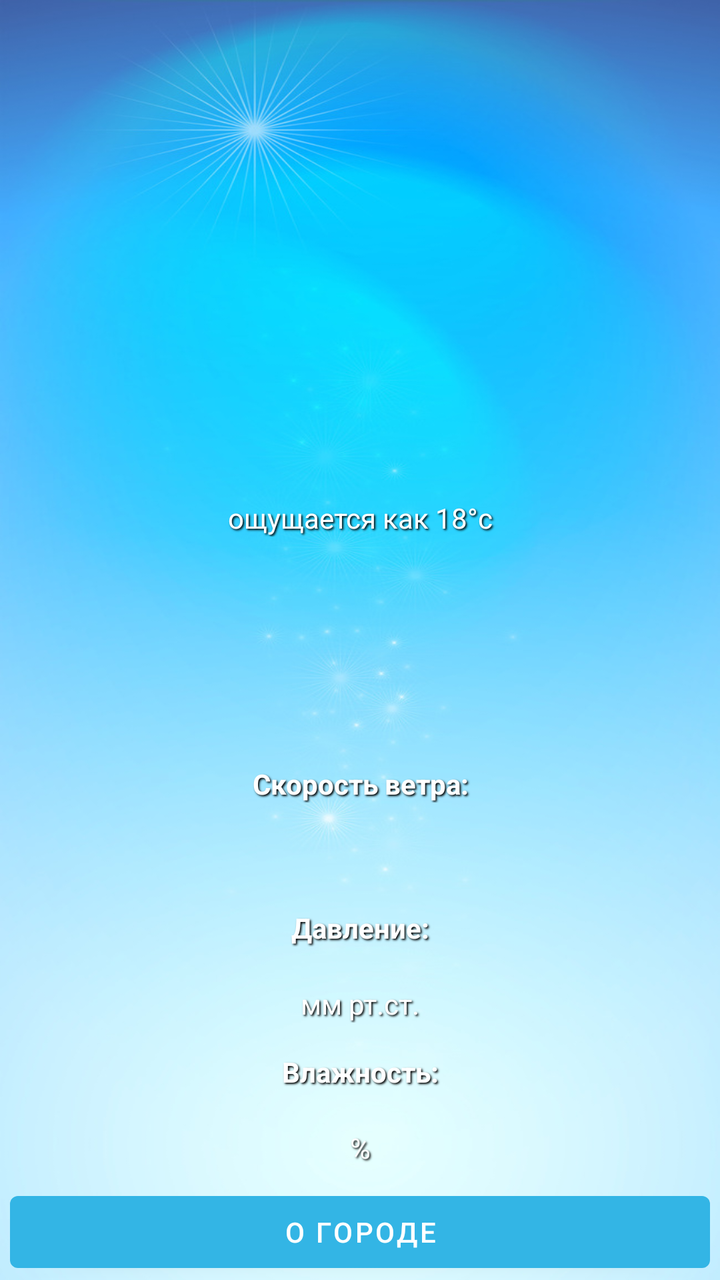
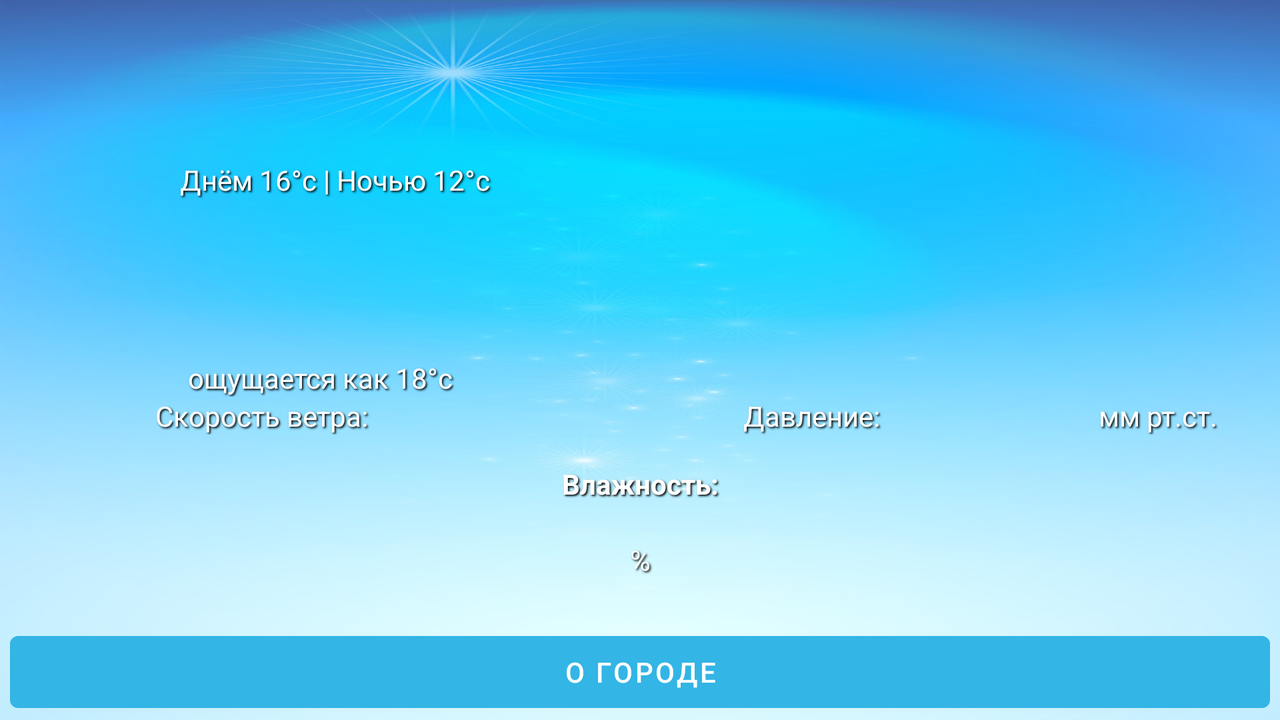

The same Android screen from two of the app's own layout files: first res/layout/ as a phone draws it, then the repository's variant for another configuration, drawn on a device whose configuration selects that folder. Both files follow.
<!-- AndroidManifest.xml: application theme AppTheme -->
<!-- res/layout/fragment_weather.xml -->
<?xml version="1.0" encoding="utf-8"?>
<androidx.constraintlayout.widget.ConstraintLayout android:layout_width="match_parent"
    android:layout_height="match_parent"
    xmlns:tools="http://schemas.android.com/tools"
    xmlns:app="http://schemas.android.com/apk/res-auto"
    tools:context=".MainActivity"
    android:background="@drawable/background"
    xmlns:android="http://schemas.android.com/apk/res/android">

        <TextView
            android:id="@+id/city"
            android:layout_width="match_parent"
            android:layout_height="wrap_content"
            android:textAlignment="center"
            android:textSize="35sp"
            android:textStyle="bold"
            android:textColor="@android:color/white"
            android:layout_marginTop="55dp"
            android:shadowColor="@android:color/black"
            android:shadowRadius="2"
            android:shadowDx="2"
            android:shadowDy="2"
            app:layout_constraintTop_toTopOf="parent"/>

        <TextView
            android:id="@+id/date"
            android:layout_width="match_parent"
            android:layout_height="wrap_content"
            android:textSize="25sp"
            android:textAlignment="center"
            android:textColor="@android:color/white"
            android:shadowColor="@android:color/black"
            android:shadowRadius="2"
            android:shadowDx="2"
            android:shadowDy="2"
            app:layout_constraintTop_toBottomOf="@id/city"/>

            <LinearLayout
                android:id="@+id/layout1"
                app:layout_constraintTop_toBottomOf="@id/date"
                android:layout_marginTop="15dp"
                android:layout_width="match_parent"
                android:layout_height="wrap_content"
                android:orientation="vertical">

                <TextView
                    android:id="@+id/willBe"
                    android:layout_width="match_parent"
                    android:layout_height="wrap_content"
                    android:textAlignment="center"
                    android:textColor="@android:color/white"
                    android:shadowColor="@android:color/black"
                    android:shadowRadius="2"
                    android:shadowDx="2"
                    android:shadowDy="2"/>

                <TextView
                    android:id="@+id/temperature"
                    android:layout_width="match_parent"
                    android:layout_height="wrap_content"
                    android:textSize="60sp"
                    android:textStyle="bold"
                    android:textColor="@android:color/white"
                    android:textAlignment="center"
                    android:shadowColor="@android:color/black"
                    android:shadowRadius="2"
                    android:shadowDx="2"
                    android:shadowDy="2"/>

                <TextView
                    android:layout_width="match_parent"
                    android:layout_height="wrap_content"
                    android:text="@string/feel_temp"
                    android:textColor="@android:color/white"
                    android:textAlignment="center"
                    android:shadowColor="@android:color/black"
                    android:shadowRadius="2"
                    android:shadowDx="2"
                    android:shadowDy="2"/>
            </LinearLayout>


            <LinearLayout
                android:id="@+id/layout2"
                app:layout_constraintTop_toBottomOf="@id/layout1"
                android:layout_width="match_parent"
                android:layout_height="wrap_content"
                android:orientation="vertical">

                <ImageView
                    android:id="@+id/weather_image"
                    android:layout_width="match_parent"
                    android:layout_height="80dp" />

                <TextView
                    android:id="@+id/weather_type"
                    android:layout_width="match_parent"
                    android:layout_height="wrap_content"
                    android:textColor="@android:color/white"
                    android:textAlignment="center"
                    android:shadowColor="@android:color/black"
                    android:shadowRadius="2"
                    android:shadowDx="2"
                    android:shadowDy="2"/>
            </LinearLayout>



        <LinearLayout
            app:layout_constraintTop_toBottomOf="@id/layout2"
            android:id="@+id/layout3"
            android:layout_marginTop="15dp"
            android:layout_width="match_parent"
            android:layout_height="wrap_content"
            android:orientation="vertical">

            <TextView
                android:layout_width="match_parent"
                android:layout_height="wrap_content"
                android:text="Скорость ветра:"
                android:textColor="@android:color/white"
                android:textAlignment="center"
                android:shadowColor="@android:color/black"
                android:shadowRadius="2"
                android:shadowDx="2"
                android:shadowDy="2"
                android:textStyle="bold"/>

            <TextView
                android:id="@+id/windSpeed_value"
                android:layout_width="match_parent"
                android:layout_height="wrap_content"
                android:textColor="@android:color/white"
                android:textAlignment="center"
                android:shadowColor="@android:color/black"
                android:shadowRadius="2"
                android:shadowDx="2"
                android:shadowDy="2"/>

            <TextView
                android:id="@+id/windSpeed_units"
                android:layout_width="match_parent"
                android:layout_height="wrap_content"
                android:textColor="@android:color/white"
                android:textAlignment="center"
                android:shadowColor="@android:color/black"
                android:shadowRadius="2"
                android:shadowDx="2"
                android:shadowDy="2"/>

        </LinearLayout>

    <LinearLayout
        android:id="@+id/layout4"
        android:layout_marginTop="15dp"
        android:layout_width="match_parent"
        android:layout_height="wrap_content"
        android:orientation="vertical"
        app:layout_constraintTop_toBottomOf="@id/layout3">

            <TextView
                android:layout_width="match_parent"
                android:layout_height="wrap_content"
                android:text="Давление:"
                android:textColor="@android:color/white"
                android:textAlignment="center"
                android:shadowColor="@android:color/black"
                android:shadowRadius="2"
                android:shadowDx="2"
                android:shadowDy="2"
                android:textStyle="bold"/>

            <TextView
                android:id="@+id/pressure_value"
                android:layout_width="match_parent"
                android:layout_height="wrap_content"
                android:textColor="@android:color/white"
                android:textAlignment="center"
                android:shadowColor="@android:color/black"
                android:shadowRadius="2"
                android:shadowDx="2"
                android:shadowDy="2"/>

            <TextView
                android:layout_width="match_parent"
                android:layout_height="wrap_content"
                android:text="мм рт.ст."
                android:textColor="@android:color/white"
                android:textAlignment="center"
                android:shadowColor="@android:color/black"
                android:shadowRadius="2"
                android:shadowDx="2"
                android:shadowDy="2"/>
    </LinearLayout>

    <LinearLayout
        android:id="@+id/layout5"
        android:layout_marginTop="15dp"
        android:layout_width="match_parent"
        android:layout_height="wrap_content"
        android:orientation="vertical"
        app:layout_constraintTop_toBottomOf="@id/layout4">

        <TextView
            android:layout_width="match_parent"
            android:layout_height="wrap_content"
            android:text="Влажность:"
            android:textColor="@android:color/white"
            android:textAlignment="center"
            android:shadowColor="@android:color/black"
            android:shadowRadius="2"
            android:shadowDx="2"
            android:shadowDy="2"
            android:textStyle="bold"/>

        <TextView
            android:id="@+id/humidity_value"
            android:layout_width="match_parent"
            android:layout_height="wrap_content"
            android:textColor="@android:color/white"
            android:textAlignment="center"
            android:shadowColor="@android:color/black"
            android:shadowRadius="2"
            android:shadowDx="2"
            android:shadowDy="2"/>

        <TextView
            android:layout_width="match_parent"
            android:layout_height="wrap_content"
            android:text="%"
            android:textColor="@android:color/white"
            android:textAlignment="center"
            android:shadowColor="@android:color/black"
            android:shadowRadius="2"
            android:shadowDx="2"
            android:shadowDy="2"/>
    </LinearLayout>

            <com.google.android.material.button.MaterialButton
                android:id="@+id/info"
                android:layout_width="match_parent"
                android:layout_height="wrap_content"
                android:text="@string/info"
                android:layout_marginStart="5dp"
                android:layout_marginEnd="5dp"
                app:layout_constraintBottom_toBottomOf="parent"/>
    </androidx.constraintlayout.widget.ConstraintLayout>
<!-- resources referenced by this layout -->
<resources>
  <!-- drawable background: jpg bitmap (drawable, 91372 bytes) -->
  <string name="feel_temp">ощущается как 18°с</string>
  <string name="info">О городе</string>
  <style name="AppTheme" parent="Theme.MaterialComponents.Light.NoActionBar">
          
          <item name="colorPrimary">@android:color/holo_blue_light</item>
          <item name="colorPrimaryDark">@android:color/holo_blue_dark</item>
          <item name="colorAccent">@android:color/holo_blue_light</item>
      </style>
</resources>
<!-- res/layout-land/fragment_weather.xml (the repository's variant of the layout above) -->
<!-- drawn on the phone turned sideways -->
<?xml version="1.0" encoding="utf-8"?>
<androidx.constraintlayout.widget.ConstraintLayout android:layout_width="match_parent"
    android:layout_height="match_parent"
    xmlns:tools="http://schemas.android.com/tools"
    xmlns:app="http://schemas.android.com/apk/res-auto"
    tools:context=".MainActivity"
    android:background="@drawable/background"
    xmlns:android="http://schemas.android.com/apk/res/android">

        <TextView
            android:id="@+id/city"
            android:layout_width="match_parent"
            android:layout_height="wrap_content"
            android:textSize="35sp"
            android:textStyle="bold"
            android:textColor="@android:color/white"
            android:shadowColor="@android:color/black"
            android:shadowRadius="2"
            android:shadowDx="2"
            android:shadowDy="2"
            android:textAlignment="center"
            app:layout_constraintTop_toTopOf="parent"/>

        <TextView
            android:id="@+id/date"
            android:layout_width="match_parent"
            android:layout_height="wrap_content"
            android:textSize="25sp"
            android:textColor="@android:color/white"
            android:shadowColor="@android:color/black"
            android:shadowRadius="2"
            android:shadowDx="2"
            android:shadowDy="2"
            android:textAlignment="center"
            app:layout_constraintTop_toBottomOf="@id/city"/>

        <LinearLayout
            android:id="@+id/layout1"
            app:layout_constraintTop_toBottomOf="@id/date"
            android:layout_width="match_parent"
            android:layout_height="wrap_content"
            android:orientation="horizontal"
            android:baselineAligned="false">

            <LinearLayout
                android:layout_width="match_parent"
                android:layout_height="wrap_content"
                android:orientation="vertical"
                android:layout_weight="1">

                <TextView
                    android:id="@+id/willBe"
                    android:layout_width="match_parent"
                    android:layout_height="wrap_content"
                    android:text="@string/day_night"
                    android:textAlignment="center"
                    android:textColor="@android:color/white"
                    android:layout_marginStart="15dp"
                    android:shadowColor="@android:color/black"
                    android:shadowRadius="2"
                    android:shadowDx="2"
                    android:shadowDy="2"/>

                <TextView
                    android:id="@+id/temperature"
                    android:layout_width="match_parent"
                    android:layout_height="80dp"
                    android:textStyle="bold"
                    android:textSize="60sp"
                    android:textColor="@android:color/white"
                    android:textAlignment="center"
                    android:shadowColor="@android:color/black"
                    android:shadowRadius="2"
                    android:shadowDx="2"
                    android:shadowDy="2"/>

                <TextView
                    android:layout_width="match_parent"
                    android:layout_height="wrap_content"
                    android:text="@string/feel_temp"
                    android:textColor="@android:color/white"
                    android:textAlignment="center"
                    android:shadowColor="@android:color/black"
                    android:shadowRadius="2"
                    android:shadowDx="2"
                    android:shadowDy="2"/>
            </LinearLayout>


            <LinearLayout
                android:layout_width="match_parent"
                android:layout_height="wrap_content"
                android:orientation="vertical"
                android:layout_weight="1">

                <TextView
                    android:layout_width="match_parent"
                    android:layout_height="wrap_content"/>

                <ImageView
                    android:id="@+id/weather_image"
                    android:layout_width="match_parent"
                    android:layout_height="80dp" />

                <TextView
                    android:id="@+id/weather_type"
                    android:layout_width="match_parent"
                    android:layout_height="wrap_content"
                    android:textColor="@android:color/white"
                    android:textAlignment="center"
                    android:shadowColor="@android:color/black"
                    android:shadowRadius="2"
                    android:shadowDx="2"
                    android:shadowDy="2"/>
            </LinearLayout>
        </LinearLayout>

    <LinearLayout
        android:id="@+id/layout2"
        android:layout_width="match_parent"
        android:layout_height="wrap_content"
        android:orientation="horizontal"
        app:layout_constraintTop_toBottomOf="@id/layout1">

        <LinearLayout
            android:id="@+id/layout3"
            app:layout_constraintTop_toBottomOf="@id/layout1"
            android:layout_width="wrap_content"
            android:layout_height="wrap_content"
            android:orientation="horizontal"
            android:layout_weight="1">

            <TextView
                android:id="@+id/windSpeed"
                android:layout_marginStart="15dp"
                android:layout_width="wrap_content"
                android:layout_height="wrap_content"
                android:layout_weight="4"
                android:text="Скорость ветра:"
                android:textColor="@android:color/white"
                android:textAlignment="center"
                android:shadowColor="@android:color/black"
                android:shadowRadius="2"
                android:shadowDx="2"
                android:shadowDy="2"/>

            <TextView
                android:id="@+id/windSpeed_value"
                android:layout_width="wrap_content"
                android:layout_height="wrap_content"
                android:layout_weight="1"
                android:textColor="@android:color/white"
                android:textAlignment="center"
                android:shadowColor="@android:color/black"
                android:shadowRadius="2"
                android:shadowDx="2"
                android:shadowDy="2"/>

            <TextView
                android:id="@+id/windSpeed_units"
                android:layout_width="wrap_content"
                android:layout_height="wrap_content"
                android:layout_weight="1"
                android:textColor="@android:color/white"
                android:textAlignment="center"
                android:shadowColor="@android:color/black"
                android:shadowRadius="2"
                android:shadowDx="2"
                android:shadowDy="2"/>

        </LinearLayout>

        <LinearLayout
            android:id="@+id/layout4"
            app:layout_constraintTop_toBottomOf="@id/layout1"
            android:layout_width="wrap_content"
            android:layout_height="wrap_content"
            android:orientation="horizontal"
            android:layout_weight="1">

            <TextView
                android:id="@+id/pressure"
                android:layout_width="wrap_content"
                android:layout_height="wrap_content"
                android:layout_weight="4"
                android:text="Давление:"
                android:textColor="@android:color/white"
                android:textAlignment="center"
                android:shadowColor="@android:color/black"
                android:shadowRadius="2"
                android:shadowDx="2"
                android:shadowDy="2"/>

            <TextView
                android:id="@+id/pressure_value"
                android:layout_width="wrap_content"
                android:layout_height="wrap_content"
                android:layout_weight="1"
                android:textColor="@android:color/white"
                android:textAlignment="center"
                android:shadowColor="@android:color/black"
                android:shadowRadius="2"
                android:shadowDx="2"
                android:shadowDy="2"/>

            <TextView
                android:layout_marginEnd="15dp"
                android:id="@+id/pressure_units"
                android:layout_width="wrap_content"
                android:layout_height="wrap_content"
                android:layout_weight="1"
                android:text="мм рт.ст.	"
                android:textColor="@android:color/white"
                android:textAlignment="center"
                android:shadowColor="@android:color/black"
                android:shadowRadius="2"
                android:shadowDx="2"
                android:shadowDy="2"/>
        </LinearLayout>

    </LinearLayout>

    <LinearLayout
        android:id="@+id/layout5"
        android:layout_marginTop="15dp"
        android:layout_width="match_parent"
        android:layout_height="wrap_content"
        android:orientation="vertical"
        app:layout_constraintTop_toBottomOf="@id/layout2">

    <TextView
        android:layout_width="match_parent"
        android:layout_height="wrap_content"
        android:text="Влажность:"
        android:textColor="@android:color/white"
        android:textAlignment="center"
        android:shadowColor="@android:color/black"
        android:shadowRadius="2"
        android:shadowDx="2"
        android:shadowDy="2"
        android:textStyle="bold"/>

    <TextView
        android:id="@+id/humidity_value"
        android:layout_width="match_parent"
        android:layout_height="wrap_content"
        android:textColor="@android:color/white"
        android:textAlignment="center"
        android:shadowColor="@android:color/black"
        android:shadowRadius="2"
        android:shadowDx="2"
        android:shadowDy="2"/>

    <TextView
        android:layout_width="match_parent"
        android:layout_height="wrap_content"
        android:text="%"
        android:textColor="@android:color/white"
        android:textAlignment="center"
        android:shadowColor="@android:color/black"
        android:shadowRadius="2"
        android:shadowDx="2"
        android:shadowDy="2"/>
    </LinearLayout>


        <com.google.android.material.button.MaterialButton
            android:id="@+id/info"
            android:layout_width="match_parent"
            android:layout_height="wrap_content"
            android:text="@string/info"
            android:layout_marginStart="5dp"
            android:layout_marginEnd="5dp"
            app:layout_constraintBottom_toBottomOf="parent"/>
    </androidx.constraintlayout.widget.ConstraintLayout>
<!-- resources referenced by the variant -->
<!-- as the phone turned sideways resolves them -->
<resources>
  <!-- drawable background: jpg bitmap (drawable, 91372 bytes) -->
  <string name="day_night">Днём 16°c | Ночью 12°c</string>
  <string name="feel_temp">ощущается как 18°с</string>
  <string name="info">О городе</string>
  <style name="AppTheme" parent="Theme.MaterialComponents.Light.NoActionBar">
          
          <item name="colorPrimary">@android:color/holo_blue_light</item>
          <item name="colorPrimaryDark">@android:color/holo_blue_dark</item>
          <item name="colorAccent">@android:color/holo_blue_light</item>
      </style>
</resources>
